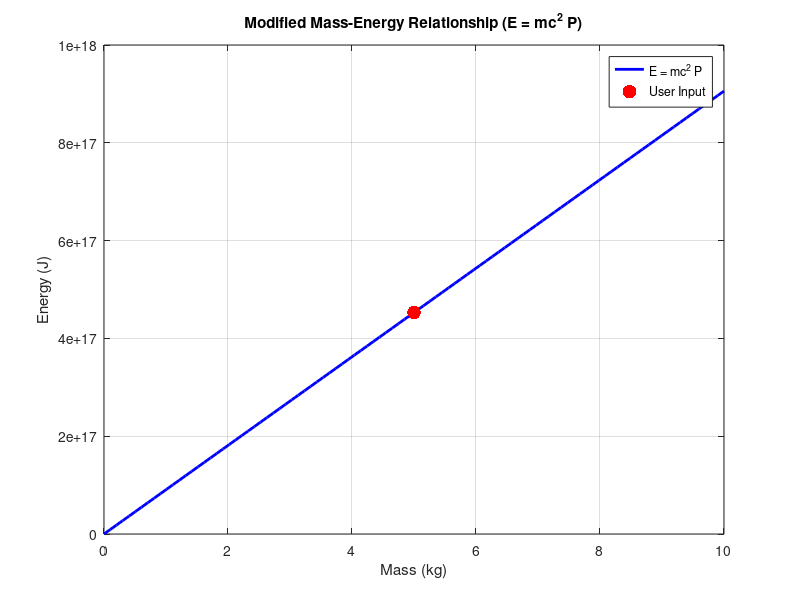

The MATLAB script that drew this image:
clc;        % Clear command window
clear;      % Clear variables
close all;  % Close any open figures

fprintf('Modified Mass-Energy Equation: E = mc^2 P\n');
fprintf('------------------------------------------------\n');

% Constants
c = 299792458;  % Speed of Light (m/s)
P = 1.00784;    % Proton mass factor (relative atomic mass)

% User Input for Mass (kg)
m = input('Enter mass in kg: ');  

% Calculate Modified Energy (Joules)
E = m * c^2 * P;  

% Display Result
fprintf('For mass = %.5f kg, Proton Factor = %.5f, Energy = %.5e Joules\n', m, P, E);

% Visualization (Graphical Representation)
mass_values = linspace(0, 10, 100);   % Range of mass from 0 to 10 kg
energy_values = mass_values * c^2 * P;  % Modified energy values

figure;
plot(mass_values, energy_values, 'b', 'LineWidth', 2);
hold on;
scatter(m, E, 100, 'r', 'filled');  % Mark user input with red dot
xlabel('Mass (kg)');
ylabel('Energy (J)');
title('Modified Mass-Energy Relationship (E = mc^2 P)');
grid on;
legend('E = mc^2 P', 'User Input');
hold off;